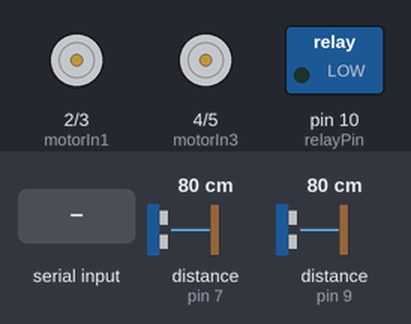
Recording of a sketch running on a simulated Arduino Uno, built with avr-gcc and run on an emulated ATmega328P. On the bench: motor-driver pin pairs drawn as motors (green arrow = first pin HIGH = forward, orange = second pin HIGH = backward, longer = more drive), switched loads named in the sketch (green lamp = pin HIGH). Wiring (inferred from the names in the program): 2 × ultrasonic range finder: trigger pin 6, echo pin 7 / trigger pin 8, echo pin 9. The inputs (shaded band) are chosen by the test bench; at power-on: distance to the obstacle (sensors on pin 7, pin 9) 80 cm. The echo pulse lasts 58.3 µs per cm; pins used as bus, display or sensor lines are not drawn.

Above: at 1.2 s.
1.3 s: "F" received over Serial
At 1.7 s:
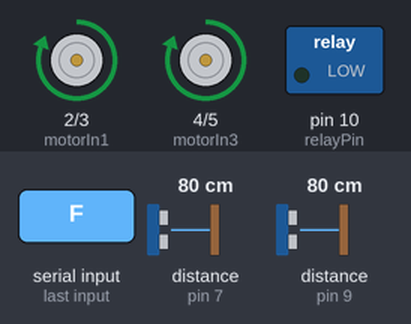
2.8 s: "B" received over Serial
At 4.0 s:
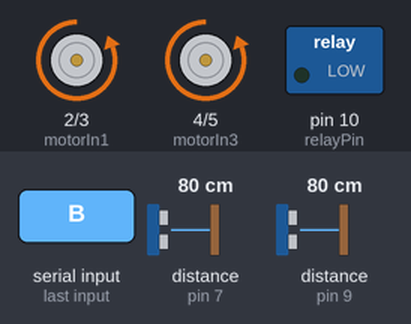
4.3 s: "L" received over Serial
At 5.2 s:
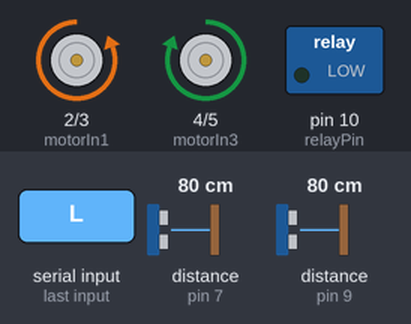
5.8 s: "R" received over Serial
At 7.0 s:
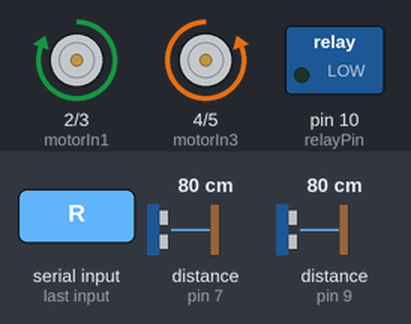
7.3 s: "X" received over Serial
At 8.5 s:
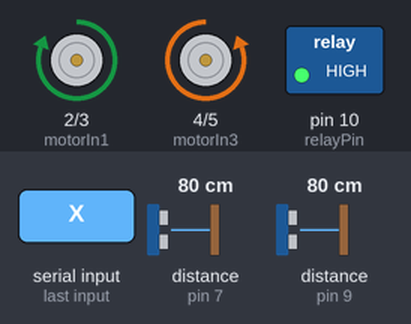
8.8 s: "S" received over Serial
At 9.8 s:
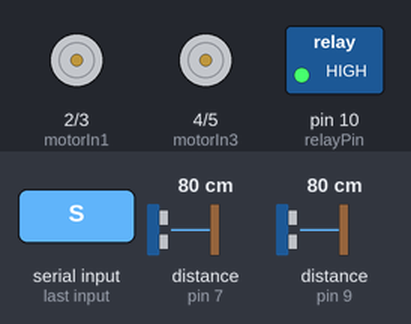
Timing chart, 0 to 11.3 s (numbered marks = the images above; inputs shaded):
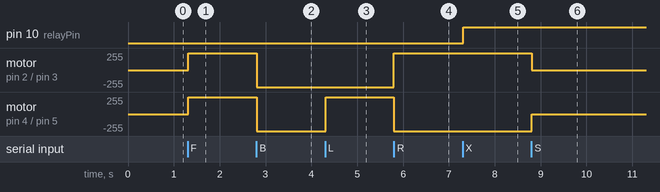

The sketch:

maincode.ino
```cpp
/*
  VIPER - Visual IP-Enabled Remote Striker (Ishan Sai's)
  Features:
  1. Bluetooth RC Car Control (Serial communication via HC-05/HC-06)
  2. Dual Ultrasonic Distance Sensors (Obstacle detection & safety override)
  3. Relay-Based Switching for missile launching (Control for high-power payloads/striker mechanisms)

  Target Platform: Arduino Uno / Mega / ESP32 (Pin adjustments may be needed)
*/

// ==========================================
// PIN CONFIGURATIONS
// ==========================================

// Motor Driver Pins (L298N / L293D)
const int motorIn1 = 2;
const int motorIn2 = 3;
const int motorIn3 = 4;
const int motorIn4 = 5;

// Ultrasonic Sensor 1 (Front)
const int trigPinFront = 6;
const int echoPinFront = 7;

// Ultrasonic Sensor 2 (Rear)
const int trigPinRear = 8;
const int echoPinRear = 9;

// Relay Switch Pin
const int relayPin = 10;

// ==========================================
// GLOBAL VARIABLES & THRESHOLDS
// ==========================================
const int SAFETY_DISTANCE_CM = 20; // Stop car if obstacle is closer than 20cm
char currentCommand = 'S';          // Stores incoming Bluetooth command

// Non-blocking timer variables for Ultrasonic Sensors
unsigned long previousMillis = 0;
const long sensorInterval = 100;    // Read sensors every 100ms

long durationFront, distanceFront;
long durationRear, distanceRear;

// ==========================================
// SETUP FUNCTION
// ==========================================
void setup() {
  // Initialize Serial Monitoring & Bluetooth (Shared Hardware/Software Serial)
  Serial.begin(9600);

  // Initialize Motor Driver Pins
  pinMode(motorIn1, OUTPUT);
  pinMode(motorIn2, OUTPUT);
  pinMode(motorIn3, OUTPUT);
  pinMode(motorIn4, OUTPUT);

  // Initialize Ultrasonic Sensor Pins
  pinMode(trigPinFront, OUTPUT);
  pinMode(echoPinFront, INPUT);
  pinMode(trigPinRear, OUTPUT);
  pinMode(echoPinRear, INPUT);

  // Initialize Relay Pin (Active LOW or HIGH depending on your relay module)
  pinMode(relayPin, OUTPUT);
  digitalWrite(relayPin, LOW); // Start with relay turned OFF

  // Ensure car is stopped initially
  stopCar();
}

// ==========================================
// MAIN LOOP
// ==========================================
void loop() {
  unsigned long currentMillis = millis();

  // 1. Non-blocking sensor read routine
  if (currentMillis - previousMillis >= sensorInterval) {
    previousMillis = currentMillis;
    readUltrasonicSensors();
  }

  // 2. Read incoming Bluetooth commands
  if (Serial.available() > 0) {
    currentCommand = Serial.read();
    executeCommand(currentCommand);
  }

  // 3. Automatic Safety Override Checks
  // If moving forward but front obstacle detected -> Force Stop
  if (currentCommand == 'F' && distanceFront <= SAFETY_DISTANCE_CM && distanceFront > 0) {
    stopCar();
  }
  // If moving backward but rear obstacle detected -> Force Stop
  if (currentCommand == 'B' && distanceRear <= SAFETY_DISTANCE_CM && distanceRear > 0) {
    stopCar();
  }
}

// ==========================================
// COMPONENT FUNCTIONS
// ==========================================

// Function to read data from both ultrasonic sensors
void readUltrasonicSensors() {
  // Read Front Sensor
  digitalWrite(trigPinFront, LOW);
  delayMicroseconds(2);
  digitalWrite(trigPinFront, HIGH);
  delayMicroseconds(10);
  digitalWrite(trigPinFront, LOW);
  durationFront = pulseIn(echoPinFront, HIGH, 30000); // 30ms timeout
  distanceFront = durationFront * 0.034 / 2;

  // Read Rear Sensor
  digitalWrite(trigPinRear, LOW);
  delayMicroseconds(2);
  digitalWrite(trigPinRear, HIGH);
  delayMicroseconds(10);
  digitalWrite(trigPinRear, LOW);
  durationRear = pulseIn(echoPinRear, HIGH, 30000);   // 30ms timeout
  distanceRear = durationRear * 0.034 / 2;
}

// Function to handle Bluetooth command map
void executeCommand(char cmd) {
  switch (cmd) {
    // --- Movement Controls ---
    case 'F': // Move Forward (Only if path is clear)
      if (distanceFront > SAFETY_DISTANCE_CM || distanceFront == 0) moveForward();
      else stopCar();
      break;
    case 'B': // Move Backward (Only if path is clear)
      if (distanceRear > SAFETY_DISTANCE_CM || distanceRear == 0) moveBackward();
      else stopCar();
      break;
    case 'L': // Turn Left
      turnLeft();
      break;
    case 'R': // Turn Right
      turnRight();
      break;
    case 'S': // Stop Vehicle
      stopCar();
      break;

    // --- Relay Controls ---
    case 'X': // Turn Relay ON (Payload/Striker active)
      digitalWrite(relayPin, HIGH);
      break;
    case 'x': // Turn Relay OFF (Payload/Striker inactive)
      digitalWrite(relayPin, LOW);
      break;

    default:
      break;
  }
}

// --- Motor Movement Primitives ---
void moveForward() {
  digitalWrite(motorIn1, HIGH);
  digitalWrite(motorIn2, LOW);
  digitalWrite(motorIn3, HIGH);
  digitalWrite(motorIn4, LOW);
}

void moveBackward() {
  digitalWrite(motorIn1, LOW);
  digitalWrite(motorIn2, HIGH);
  digitalWrite(motorIn3, LOW);
  digitalWrite(motorIn4, HIGH);
}

void turnLeft() {
  digitalWrite(motorIn1, LOW);
  digitalWrite(motorIn2, HIGH);
  digitalWrite(motorIn3, HIGH);
  digitalWrite(motorIn4, LOW);
}

void turnRight() {
  digitalWrite(motorIn1, HIGH);
  digitalWrite(motorIn2, LOW);
  digitalWrite(motorIn3, LOW);
  digitalWrite(motorIn4, HIGH);
}

void stopCar() {
  digitalWrite(motorIn1, LOW);
  digitalWrite(motorIn2, LOW);
  digitalWrite(motorIn3, LOW);
  digitalWrite(motorIn4, LOW);
}
```

Measured:
- after the input at 1.3 s, motor on pin 2 (motorIn1) / pin 3 (motorIn2), motor on pin 4 (motorIn3) / pin 5 (motorIn4): stopped → forward 255/255 at once
- after the input at 2.8 s, motor on pin 2 (motorIn1) / pin 3 (motorIn2), motor on pin 4 (motorIn3) / pin 5 (motorIn4): forward 255/255 → backward 255/255 at once
- after the input at 4.3 s, motor on pin 4 (motorIn3) / pin 5 (motorIn4): backward 255/255 → forward 255/255 at once
- after the input at 5.8 s, motor on pin 2 (motorIn1) / pin 3 (motorIn2): backward 255/255 → forward 255/255 at once; motor on pin 4 (motorIn3) / pin 5 (motorIn4): forward 255/255 → backward 255/255 at once
- after the input at 7.3 s, pin 10 (relayPin): LOW → HIGH at once
- after the input at 8.8 s, motor on pin 2 (motorIn1) / pin 3 (motorIn2): forward 255/255 → stopped at once; motor on pin 4 (motorIn3) / pin 5 (motorIn4): backward 255/255 → stopped at once
